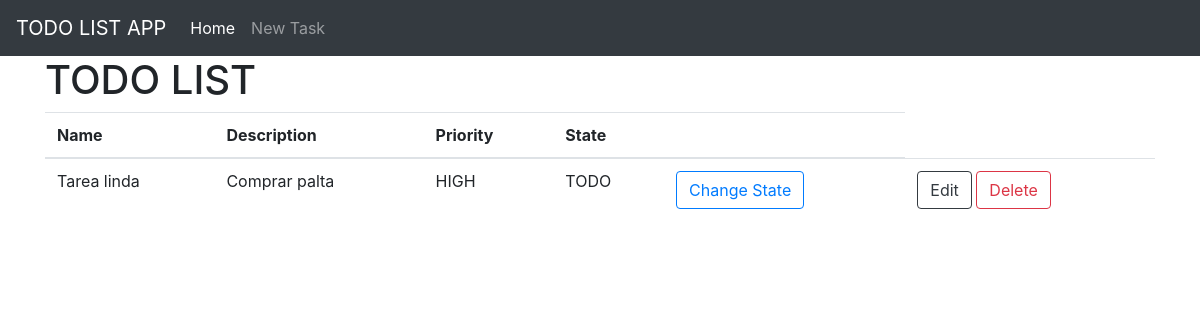
Before: / with the older database file.
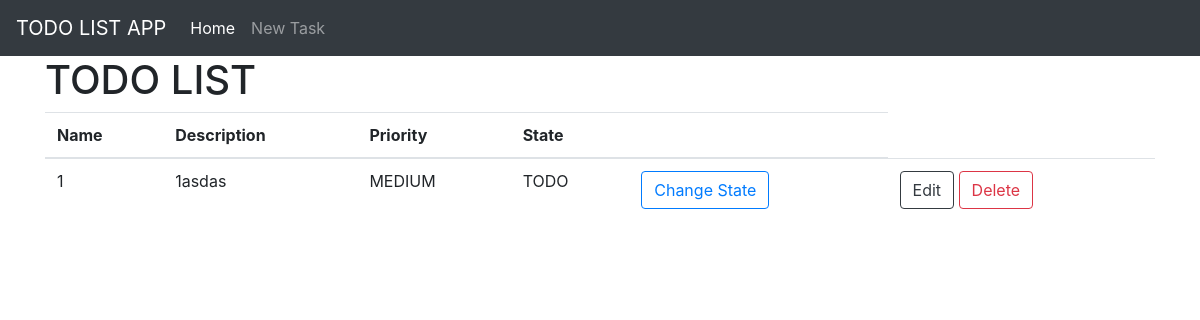
After: the same page with the newer database file.
### todo_app/models.py (models this page shows, shortened)
class Task(models.Model):
    name = models.CharField(max_length=50)
    description = models.TextField()
    priority = models.ForeignKey(Priority, default='LOW')
    state = models.ForeignKey(TaskState, default='TODO')

class Priority(models.Model):
    name = models.CharField(max_length=10)

class TaskState(models.Model):
    name = models.CharField(max_length=10)

### todo_app/views.py (the view)
# urls.py: url(r'^$', views.todo_list, name='todo_list'),  # '/' Url sin parametros
def todo_list(request):
    tasks = Task.objects.all()
    return render(request, 'todo_list.html', {'tasks': tasks})

### todo_app/templates/todo_list.html
{% extends 'base.html' %}
{% block content %}
	<h1>TODO LIST</h1>
	<table class="table">
		<thead>
			<tr>
				<th scope="col">Name</th>
				<th scope="col">Description</th>
				<th scope="col">Priority</th>
				<th scope="col">State</th>
				<th scope="col"></th>
			</tr>
		</thead>
		<tbody>
			{% for task in tasks %}
				<tr>
					<td>{{task.name}}</td>
					<td>{{task.description}}</td>
					<td>{{task.priority.name}}</td>
					<td>{{task.state.name}}</td>
					<td>
						<a href="{% url 'change_task_state' id=task.pk %}">
							<button type="button" class="btn btn-outline-primary">
							Change State
							</button>
						</a>
					</td>
					<td>
						<a href="{% url 'edit_task' id=task.pk %}">
							<button type="button" class="btn btn-outline-dark">
							Edit
						</button></a>
						<a href="{% url 'delete_task' id=task.pk %}">
							<button type="button" class="btn btn-outline-danger">
							Delete
						</button></a>
					</td>
				</tr>
			{% endfor %}
		</tbody>
	</table>
{% endblock %}

### todo_app/templates/base.html (shortened to what this page needs)
<html>
	<head>
		<link rel="stylesheet" href="https://stackpath.bootstrapcdn.com/bootstrap/4.1.3/css/bootstrap.min.css">
	</head>
	<body>
		<nav class="navbar navbar-expand-lg navbar-dark bg-dark">
			<a class="navbar-brand" href="{% url 'todo_list' %}">TODO LIST APP</a>
			<div class="collapse navbar-collapse" id="navbarNav">
				<ul class="navbar-nav">
					<li class="nav-item active">
						<a class="nav-link" href="{% url 'todo_list' %}">Home</a>
					</li>
					<li class="nav-item">
						<a class="nav-link" href="{% url 'new_task' %}">New Task</a>
					</li>
				</ul>
			</div>
		</nav>
		<div class="container">
			{% block content %}
			{% endblock %}
		</div>
	</body>
</html>

Changed rows visible on the page:
removed Task: name "Tarea linda", description "Comprar palta", priority.name "HIGH", state.name "TODO"
added Task: name "1", description "1asdas", priority.name "MEDIUM", state.name "TODO"
